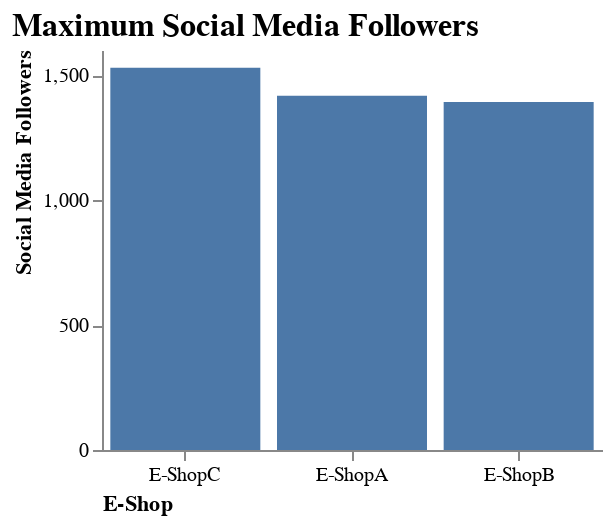

The notebook cell this image was saved under:
### Markdown cell above
## Task 4

Maximum Social Media Followers

- Show the maximum amount of social media followers for every E-shop in a descending order.
- Use the name `max_followers`

### Code cell
chart = alt.Chart(df).mark_bar().encode(
    x=alt.X('eshop_name:N').axis(
                            title='E-Shop', 
                            titleAnchor="start",
                            labelAngle=0,
                            grid=False
                            ).sort('-y'),
    y=alt.Y('max(social_media_followers):Q').axis(
                            title='Social Media Followers', 
                            titleAnchor="end",
                            grid=False
                            )
).properties(
    title='Maximum Social Media Followers',
    width= 250,
    height=200
).configure_title( 
    fontSize=16,
    font='Arial',
    anchor='start'
).configure_view(
    strokeWidth=0
)

chart

### Figure 1 — Vega-Lite specification as saved in the notebook (floating-point values rounded to 4 significant figures)
{"config": {"view": {"continuousWidth": 300, "continuousHeight": 300, "strokeWidth": 0}, "title": {"anchor": "start", "font": "Arial", "fontSize": 16}}, "data": {"name": "data-3a26c000e4862bfeb4ac3c81f7273b97"}, "mark": {"type": "bar"}, "encoding": {"x": {"axis": {"title": "E-Shop", "titleAnchor": "start", "labelAngle": 0, "grid": false}, "field": "eshop_name", "sort": "-y", "type": "nominal"}, "y": {"aggregate": "max", "axis": {"title": "Social Media Followers", "titleAnchor": "end", "grid": false}, "field": "social_media_followers", "type": "quantitative"}}, "height": 200, "title": "Maximum Social Media Followers", "width": 250, "$schema": "https://vega.github.io/schema/vega-lite/v5.8.0.json", "datasets": {"data-3a26c000e4862bfeb4ac3c81f7273b97": [{"eshop_name": "E-ShopA", "date": "2020-01-31T00:00:00", "annual_revenue": 13.35, "time_on_site": 1.09, "average_rating": 4.17, "social_media_followers": 173.8, "average_response_time": 2.35}, {"eshop_name": "E-ShopA", "date": "2020-02-29T00:00:00", "annual_revenue": 10.74, "time_on_site": 0.56, "average_rating": 4.79, "social_media_followers": 52.69, "average_response_time": 2.58}, {"eshop_name": "E-ShopA", "date": "2020-03-31T00:00:00", "annual_revenue": 11.91, "time_on_site": 0.57, "average_rating": 2.92, "social_media_followers": 141.8, "average_response_time": 1.54}, {"eshop_name": "E-ShopA", "date": "2020-04-30T00:00:00", "annual_revenue": 16.38, "time_on_site": 2.44, "average_rating": 3.68, "social_media_followers": 190.6, "average_response_time": 1.92}, {"eshop_name": "E-ShopA", "date": "2020-05-31T00:00:00", "annual_revenue": 6.52, "time_on_site": 2.07, "average_rating": 2.67, "social_media_followers": 129.5, "average_response_time": 1.49}, {"eshop_name": "E-ShopA", "date": "2020-06-30T00:00:00", "annual_revenue": 15.8, "time_on_site": 3.79, "average_rating": 4.9, "social_media_followers": 209.1, "average_response_time": 2.51}, {"eshop_name": "E-ShopA", "date": "2020-07-31T00:00:00", "annual_revenue": 20.97, "time_on_site": 2.29, "average_rating": 4.54, "social_media_followers": 313.7, "average_response_time": 2.2}, {"eshop_name": "E-ShopA", "date": "2020-08-31T00:00:00", "annual_revenue": 9.4, "time_on_site": 1.67, "average_rating": 2.02, "social_media_followers": 139.7, "average_response_time": 0.93}, {"eshop_name": "E-ShopA", "date": "2020-09-30T00:00:00", "annual_revenue": 10.09, "time_on_site": 1.67, "average_rating": 1.99, "social_media_followers": 167.7, "average_response_time": 0.85}, {"eshop_name": "E-ShopA", "date": "2020-10-31T00:00:00", "annual_revenue": 25.98, "time_on_site": 5.17, "average_rating": 5.41, "social_media_followers": 487.3, "average_response_time": 2.48}, {"eshop_name": "E-ShopA", "date": "2020-11-30T00:00:00", "annual_revenue": 18.07, "time_on_site": 3.33, "average_rating": 2.81, "social_media_followers": 328.2, "average_response_time": 1.28}, {"eshop_name": "E-ShopA", "date": "2020-12-31T00:00:00", "annual_revenue": 36.81, "time_on_site": 5.99, "average_rating": 5.58, "social_media_followers": 548.2, "average_response_time": 2.75}, {"eshop_name": "E-ShopA", "date": "2021-01-31T00:00:00", "annual_revenue": 33.28, "time_on_site": 6.63, "average_rating": 5.18, "social_media_followers": 497.5, "average_response_time": 2.32}, {"eshop_name": "E-ShopA", "date": "2021-02-28T00:00:00", "annual_revenue": 14.35, "time_on_site": 2.24, "average_rating": 1.99, "social_media_followers": 225.2, "average_response_time": 0.88}, {"eshop_name": "E-ShopA", "date": "2021-03-31T00:00:00", "annual_revenue": 32.38, "time_on_site": 5.78, "average_rating": 4.55, "social_media_followers": 556.5, "average_response_time": 1.83}, {"eshop_name": "E-ShopA", "date": "2021-04-30T00:00:00", "annual_revenue": 34.06, "time_on_site": 7.61, "average_rating": 5.45, "social_media_followers": 767.8, "average_response_time": 2.01}, {"eshop_name": "E-ShopA", "date": "2021-05-31T00:00:00", "annual_revenue": 37.03, "time_on_site": 4.61, "average_rating": 5.05, "social_media_followers": 697.1, "average_response_time": 1.82}, {"eshop_name": "E-ShopA", "date": "2021-06-30T00:00:00", "annual_revenue": 22.18, "time_on_site": 4.22, "average_rating": 3.37, "social_media_followers": 463.6, "average_response_time": 1.2}, {"eshop_name": "E-ShopA", "date": "2021-07-31T00:00:00", "annual_revenue": 36.24, "time_on_site": 5.63, "average_rating": 4.45, "social_media_followers": 694.1, "average_response_time": 1.85}, {"eshop_name": "E-ShopA", "date": "2021-08-31T00:00:00", "annual_revenue": 20.09, "time_on_site": 3.34, "average_rating": 2.57, "social_media_followers": 336.8, "average_response_time": 0.88}, {"eshop_name": "E-ShopA", "date": "2021-09-30T00:00:00", "annual_revenue": 28.98, "time_on_site": 5.27, "average_rating": 3.62, "social_media_followers": 522.5, "average_response_time": 1.36}, {"eshop_name": "E-ShopA", "date": "2021-10-31T00:00:00", "annual_revenue": 41.89, "time_on_site": 10.34, "average_rating": 5.36, "social_media_followers": 778.1, "average_response_time": 1.72}, {"eshop_name": "E-ShopA", "date": "2021-11-30T00:00:00", "annual_revenue": 57.76, "time_on_site": 8.62, "average_rating": 5.89, "social_media_followers": 961.7, "average_response_time": 2.18}, {"eshop_name": "E-ShopA", "date": "2021-12-31T00:00:00", "annual_revenue": 18.83, "time_on_site": 4.14, "average_rating": 2.11, "social_media_followers": 327.2, "average_response_time": 0.73}, {"eshop_name": "E-ShopA", "date": "2022-01-31T00:00:00", "annual_revenue": 53.2, "time_on_site": 8.08, "average_rating": 5.97, "social_media_followers": 1102.0, "average_response_time": 1.91}, {"eshop_name": "E-ShopA", "date": "2022-02-28T00:00:00", "annual_revenue": 45.74, "time_on_site": 8.64, "average_rating": 5.02, "social_media_followers": 892.1, "average_response_time": 1.56}, {"eshop_name": "E-ShopA", "date": "2022-03-31T00:00:00", "annual_revenue": 48.44, "time_on_site": 9.21, "average_rating": 5.02, "social_media_followers": 815.0, "average_response_time": 1.4}, {"eshop_name": "E-ShopA", "date": "2022-04-30T00:00:00", "annual_revenue": 48.98, "time_on_site": 9.96, "average_rating": 4.88, "social_media_followers": 868.0, "average_response_time": 1.49}, {"eshop_name": "E-ShopA", "date": "2022-05-31T00:00:00", "annual_revenue": 45.62, "time_on_site": 9.4, "average_rating": 4.5, "social_media_followers": 881.6, "average_response_time": 1.22}, {"eshop_name": "E-ShopA", "date": "2022-06-30T00:00:00", "annual_revenue": 66.27, "time_on_site": 13.79, "average_rating": 6.65, "social_media_followers": 1324.0, "average_response_time": 1.56}, {"eshop_name": "E-ShopA", "date": "2022-07-31T00:00:00", "annual_revenue": 63.04, "time_on_site": 10.41, "average_rating": 5.37, "social_media_followers": 1207.0, "average_response_time": 1.26}, {"eshop_name": "E-ShopA", "date": "2022-08-31T00:00:00", "annual_revenue": 31.29, "time_on_site": 6.02, "average_rating": 3.16, "social_media_followers": 738.2, "average_response_time": 0.8}, {"eshop_name": "E-ShopA", "date": "2022-09-30T00:00:00", "annual_revenue": 66.11, "time_on_site": 14.81, "average_rating": 6.34, "social_media_followers": 1385.0, "average_response_time": 1.83}, {"eshop_name": "E-ShopA", "date": "2022-10-31T00:00:00", "annual_revenue": 27.25, "time_on_site": 5.59, "average_rating": 2.66, "social_media_followers": 541.1, "average_response_time": 0.65}, {"eshop_name": "E-ShopA", "date": "2022-11-30T00:00:00", "annual_revenue": 61.7, "time_on_site": 10.31, "average_rating": 5.32, "social_media_followers": 1056.0, "average_response_time": 1.24}, {"eshop_name": "E-ShopA", "date": "2022-12-31T00:00:00", "annual_revenue": 74.67, "time_on_site": 12.41, "average_rating": 6.25, "social_media_followers": 1417.0, "average_response_time": 1.44}, {"eshop_name": "E-ShopB", "date": "2020-01-31T00:00:00", "annual_revenue": 7.29, "time_on_site": 0.59, "average_rating": 2.28, "social_media_followers": 94.92, "average_response_time": 1.28}, {"eshop_name": "E-ShopB", "date": "2020-02-29T00:00:00", "annual_revenue": 10.38, "time_on_site": 0.54, "average_rating": 4.63, "social_media_followers": 50.92, "average_response_time": 2.5}, {"eshop_name": "E-ShopB", "date": "2020-03-31T00:00:00", "annual_revenue": 9.49, "time_on_site": 0.45, "average_rating": 2.33, "social_media_followers": 113.0, "average_response_time": 1.23}, {"eshop_name": "E-ShopB", "date": "2020-04-30T00:00:00", "annual_revenue": 10.21, "time_on_site": 1.52, "average_rating": 2.3, "social_media_followers": 118.8, "average_response_time": 1.19}, {"eshop_name": "E-ShopB", "date": "2020-05-31T00:00:00", "annual_revenue": 10.48, "time_on_site": 3.33, "average_rating": 4.29, "social_media_followers": 208.1, "average_response_time": 2.39}, {"eshop_name": "E-ShopB", "date": "2020-06-30T00:00:00", "annual_revenue": 12.52, "time_on_site": 3.0, "average_rating": 3.88, "social_media_followers": 165.6, "average_response_time": 1.99}, {"eshop_name": "E-ShopB", "date": "2020-07-31T00:00:00", "annual_revenue": 20.23, "time_on_site": 2.21, "average_rating": 4.38, "social_media_followers": 302.7, "average_response_time": 2.13}, {"eshop_name": "E-ShopB", "date": "2020-08-31T00:00:00", "annual_revenue": 20.03, "time_on_site": 3.56, "average_rating": 4.31, "social_media_followers": 297.9, "average_response_time": 1.99}, {"eshop_name": "E-ShopB", "date": "2020-09-30T00:00:00", "annual_revenue": 20.65, "time_on_site": 3.43, "average_rating": 4.08, "social_media_followers": 343.2, "average_response_time": 1.73}, {"eshop_name": "E-ShopB", "date": "2020-10-31T00:00:00", "annual_revenue": 23.25, "time_on_site": 4.63, "average_rating": 4.84, "social_media_followers": 435.9, "average_response_time": 2.22}, {"eshop_name": "E-ShopB", "date": "2020-11-30T00:00:00", "annual_revenue": 19.02, "time_on_site": 3.51, "average_rating": 2.96, "social_media_followers": 345.4, "average_response_time": 1.35}, {"eshop_name": "E-ShopB", "date": "2020-12-31T00:00:00", "annual_revenue": 25.65, "time_on_site": 4.17, "average_rating": 3.89, "social_media_followers": 382.1, "average_response_time": 1.92}, {"eshop_name": "E-ShopB", "date": "2021-01-31T00:00:00", "annual_revenue": 31.11, "time_on_site": 6.19, "average_rating": 4.85, "social_media_followers": 465.1, "average_response_time": 2.17}, {"eshop_name": "E-ShopB", "date": "2021-02-28T00:00:00", "annual_revenue": 29.82, "time_on_site": 4.66, "average_rating": 4.14, "social_media_followers": 468.1, "average_response_time": 1.82}, {"eshop_name": "E-ShopB", "date": "2021-03-31T00:00:00", "annual_revenue": 19.91, "time_on_site": 3.55, "average_rating": 2.8, "social_media_followers": 342.2, "average_response_time": 1.13}, {"eshop_name": "E-ShopB", "date": "2021-04-30T00:00:00", "annual_revenue": 34.53, "time_on_site": 7.72, "average_rating": 5.53, "social_media_followers": 778.4, "average_response_time": 2.04}, {"eshop_name": "E-ShopB", "date": "2021-05-31T00:00:00", "annual_revenue": 19.22, "time_on_site": 2.39, "average_rating": 2.62, "social_media_followers": 361.8, "average_response_time": 0.95}, {"eshop_name": "E-ShopB", "date": "2021-06-30T00:00:00", "annual_revenue": 18.94, "time_on_site": 3.6, "average_rating": 2.87, "social_media_followers": 395.9, "average_response_time": 1.03}, {"eshop_name": "E-ShopB", "date": "2021-07-31T00:00:00", "annual_revenue": 28.1, "time_on_site": 4.37, "average_rating": 3.45, "social_media_followers": 538.1, "average_response_time": 1.44}, {"eshop_name": "E-ShopB", "date": "2021-08-31T00:00:00", "annual_revenue": 27.93, "time_on_site": 4.65, "average_rating": 3.57, "social_media_followers": 468.3, "average_response_time": 1.22}, {"eshop_name": "E-ShopB", "date": "2021-09-30T00:00:00", "annual_revenue": 17.15, "time_on_site": 3.12, "average_rating": 2.14, "social_media_followers": 309.2, "average_response_time": 0.8}, {"eshop_name": "E-ShopB", "date": "2021-10-31T00:00:00", "annual_revenue": 38.4, "time_on_site": 9.48, "average_rating": 4.92, "social_media_followers": 713.2, "average_response_time": 1.57}, {"eshop_name": "E-ShopB", "date": "2021-11-30T00:00:00", "annual_revenue": 20.59, "time_on_site": 3.07, "average_rating": 2.1, "social_media_followers": 342.9, "average_response_time": 0.78}, {"eshop_name": "E-ShopB", "date": "2021-12-31T00:00:00", "annual_revenue": 23.07, "time_on_site": 5.08, "average_rating": 2.58, "social_media_followers": 401.1, "average_response_time": 0.89}, {"eshop_name": "E-ShopB", "date": "2022-01-31T00:00:00", "annual_revenue": 27.05, "time_on_site": 4.11, "average_rating": 3.03, "social_media_followers": 560.5, "average_response_time": 0.97}, {"eshop_name": "E-ShopB", "date": "2022-02-28T00:00:00", "annual_revenue": 34.88, "time_on_site": 6.59, "average_rating": 3.83, "social_media_followers": 680.3, "average_response_time": 1.19}, {"eshop_name": "E-ShopB", "date": "2022-03-31T00:00:00", "annual_revenue": 30.02, "time_on_site": 5.71, "average_rating": 3.11, "social_media_followers": 505.2, "average_response_time": 0.87}, {"eshop_name": "E-ShopB", "date": "2022-04-30T00:00:00", "annual_revenue": 49.08, "time_on_site": 9.98, "average_rating": 4.89, "social_media_followers": 870.0, "average_response_time": 1.49}, {"eshop_name": "E-ShopB", "date": "2022-05-31T00:00:00", "annual_revenue": 25.02, "time_on_site": 5.16, "average_rating": 2.47, "social_media_followers": 483.6, "average_response_time": 0.67}, {"eshop_name": "E-ShopB", "date": "2022-06-30T00:00:00", "annual_revenue": 58.14, "time_on_site": 12.1, "average_rating": 5.83, "social_media_followers": 1161.0, "average_response_time": 1.37}, {"eshop_name": "E-ShopB", "date": "2022-07-31T00:00:00", "annual_revenue": 47.16, "time_on_site": 7.78, "average_rating": 4.02, "social_media_followers": 903.2, "average_response_time": 0.94}, {"eshop_name": "E-ShopB", "date": "2022-08-31T00:00:00", "annual_revenue": 59.03, "time_on_site": 11.36, "average_rating": 5.95, "social_media_followers": 1392.0, "average_response_time": 1.51}, {"eshop_name": "E-ShopB", "date": "2022-09-30T00:00:00", "annual_revenue": 57.93, "time_on_site": 12.98, "average_rating": 5.56, "social_media_followers": 1214.0, "average_response_time": 1.6}, {"eshop_name": "E-ShopB", "date": "2022-10-31T00:00:00", "annual_revenue": 31.13, "time_on_site": 6.39, "average_rating": 3.04, "social_media_followers": 618.3, "average_response_time": 0.74}, {"eshop_name": "E-ShopB", "date": "2022-11-30T00:00:00", "annual_revenue": 70.84, "time_on_site": 11.83, "average_rating": 6.11, "social_media_followers": 1212.0, "average_response_time": 1.42}, {"eshop_name": "E-ShopB", "date": "2022-12-31T00:00:00", "annual_revenue": 63.77, "time_on_site": 10.59, "average_rating": 5.33, "social_media_followers": 1210.0, "average_response_time": 1.23}, {"eshop_name": "E-ShopC", "date": "2020-01-31T00:00:00", "annual_revenue": 7.8, "time_on_site": 0.64, "average_rating": 2.44, "social_media_followers": 101.5, "average_response_time": 1.37}, {"eshop_name": "E-ShopC", "date": "2020-02-29T00:00:00", "annual_revenue": 10.17, "time_on_site": 0.53, "average_rating": 4.54, "social_media_followers": 49.89, "average_response_time": 2.45}, {"eshop_name": "E-ShopC", "date": "2020-03-31T00:00:00", "annual_revenue": 21.13, "time_on_site": 1.0, "average_rating": 5.19, "social_media_followers": 251.6, "average_response_time": 2.73}, {"eshop_name": "E-ShopC", "date": "2020-04-30T00:00:00", "annual_revenue": 21.77, "time_on_site": 3.24, "average_rating": 4.9, "social_media_followers": 253.3, "average_response_time": 2.55}, {"eshop_name": "E-ShopC", "date": "2020-05-31T00:00:00", "annual_revenue": 8.46, "time_on_site": 2.69, "average_rating": 3.47, "social_media_followers": 168.0, "average_response_time": 1.93}, {"eshop_name": "E-ShopC", "date": "2020-06-30T00:00:00", "annual_revenue": 17.21, "time_on_site": 4.12, "average_rating": 5.33, "social_media_followers": 227.8, "average_response_time": 2.73}, {"eshop_name": "E-ShopC", "date": "2020-07-31T00:00:00", "annual_revenue": 24.99, "time_on_site": 2.73, "average_rating": 5.41, "social_media_followers": 373.9, "average_response_time": 2.63}, {"eshop_name": "E-ShopC", "date": "2020-08-31T00:00:00", "annual_revenue": 25.1, "time_on_site": 4.46, "average_rating": 5.4, "social_media_followers": 373.2, "average_response_time": 2.5}, {"eshop_name": "E-ShopC", "date": "2020-09-30T00:00:00", "annual_revenue": 20.67, "time_on_site": 3.43, "average_rating": 4.09, "social_media_followers": 343.6, "average_response_time": 1.74}, {"eshop_name": "E-ShopC", "date": "2020-10-31T00:00:00", "annual_revenue": 15.02, "time_on_site": 2.99, "average_rating": 3.13, "social_media_followers": 281.7, "average_response_time": 1.44}, {"eshop_name": "E-ShopC", "date": "2020-11-30T00:00:00", "annual_revenue": 12.32, "time_on_site": 2.27, "average_rating": 1.92, "social_media_followers": 223.8, "average_response_time": 0.87}, {"eshop_name": "E-ShopC", "date": "2020-12-31T00:00:00", "annual_revenue": 16.27, "time_on_site": 2.65, "average_rating": 2.47, "social_media_followers": 242.3, "average_response_time": 1.22}, {"eshop_name": "E-ShopC", "date": "2021-01-31T00:00:00", "annual_revenue": 24.35, "time_on_site": 4.85, "average_rating": 3.79, "social_media_followers": 364.0, "average_response_time": 1.7}, {"eshop_name": "E-ShopC", "date": "2021-02-28T00:00:00", "annual_revenue": 14.82, "time_on_site": 2.31, "average_rating": 2.06, "social_media_followers": 232.5, "average_response_time": 0.91}, {"eshop_name": "E-ShopC", "date": "2021-03-31T00:00:00", "annual_revenue": 18.86, "time_on_site": 3.37, "average_rating": 2.65, "social_media_followers": 324.2, "average_response_time": 1.07}, {"eshop_name": "E-ShopC", "date": "2021-04-30T00:00:00", "annual_revenue": 28.54, "time_on_site": 6.38, "average_rating": 4.57, "social_media_followers": 643.3, "average_response_time": 1.69}, {"eshop_name": "E-ShopC", "date": "2021-05-31T00:00:00", "annual_revenue": 27.21, "time_on_site": 3.39, "average_rating": 3.71, "social_media_followers": 512.2, "average_response_time": 1.34}, {"eshop_name": "E-ShopC", "date": "2021-06-30T00:00:00", "annual_revenue": 27.9, "time_on_site": 5.31, "average_rating": 4.24, "social_media_followers": 583.3, "average_response_time": 1.52}, {"eshop_name": "E-ShopC", "date": "2021-07-31T00:00:00", "annual_revenue": 23.72, "time_on_site": 3.69, "average_rating": 2.91, "social_media_followers": 454.3, "average_response_time": 1.21}, {"eshop_name": "E-ShopC", "date": "2021-08-31T00:00:00", "annual_revenue": 16.58, "time_on_site": 2.76, "average_rating": 2.12, "social_media_followers": 278.0, "average_response_time": 0.72}, {"eshop_name": "E-ShopC", "date": "2021-09-30T00:00:00", "annual_revenue": 47.0, "time_on_site": 8.54, "average_rating": 5.86, "social_media_followers": 847.2, "average_response_time": 2.2}, {"eshop_name": "E-ShopC", "date": "2021-10-31T00:00:00", "annual_revenue": 44.3, "time_on_site": 10.94, "average_rating": 5.67, "social_media_followers": 822.9, "average_response_time": 1.82}, {"eshop_name": "E-ShopC", "date": "2021-11-30T00:00:00", "annual_revenue": 49.79, "time_on_site": 7.43, "average_rating": 5.08, "social_media_followers": 829.0, "average_response_time": 1.88}, {"eshop_name": "E-ShopC", "date": "2021-12-31T00:00:00", "annual_revenue": 40.87, "time_on_site": 8.99, "average_rating": 4.58, "social_media_followers": 710.4, "average_response_time": 1.58}, {"eshop_name": "E-ShopC", "date": "2022-01-31T00:00:00", "annual_revenue": 53.32, "time_on_site": 8.1, "average_rating": 5.98, "social_media_followers": 1105.0, "average_response_time": 1.92}, {"eshop_name": "E-ShopC", "date": "2022-02-28T00:00:00", "annual_revenue": 29.99, "time_on_site": 5.67, "average_rating": 3.29, "social_media_followers": 584.8, "average_response_time": 1.02}, {"eshop_name": "E-ShopC", "date": "2022-03-31T00:00:00", "annual_revenue": 21.0, "time_on_site": 3.99, "average_rating": 2.18, "social_media_followers": 353.3, "average_response_time": 0.61}, {"eshop_name": "E-ShopC", "date": "2022-04-30T00:00:00", "annual_revenue": 56.89, "time_on_site": 11.57, "average_rating": 5.67, "social_media_followers": 1008.0, "average_response_time": 1.73}, {"eshop_name": "E-ShopC", "date": "2022-05-31T00:00:00", "annual_revenue": 44.04, "time_on_site": 9.08, "average_rating": 4.34, "social_media_followers": 851.2, "average_response_time": 1.18}, {"eshop_name": "E-ShopC", "date": "2022-06-30T00:00:00", "annual_revenue": 53.14, "time_on_site": 11.06, "average_rating": 5.33, "social_media_followers": 1061.0, "average_response_time": 1.25}, {"eshop_name": "E-ShopC", "date": "2022-07-31T00:00:00", "annual_revenue": 32.56, "time_on_site": 5.37, "average_rating": 2.78, "social_media_followers": 623.7, "average_response_time": 0.65}, {"eshop_name": "E-ShopC", "date": "2022-08-31T00:00:00", "annual_revenue": 64.83, "time_on_site": 12.48, "average_rating": 6.54, "social_media_followers": 1529.0, "average_response_time": 1.66}, {"eshop_name": "E-ShopC", "date": "2022-09-30T00:00:00", "annual_revenue": 31.7, "time_on_site": 7.1, "average_rating": 3.04, "social_media_followers": 664.3, "average_response_time": 0.88}, {"eshop_name": "E-ShopC", "date": "2022-10-31T00:00:00", "annual_revenue": 27.09, "time_on_site": 5.56, "average_rating": 2.65, "social_media_followers": 538.0, "average_response_time": 0.64}, {"eshop_name": "E-ShopC", "date": "2022-11-30T00:00:00", "annual_revenue": 56.59, "time_on_site": 9.45, "average_rating": 4.88, "social_media_followers": 968.4, "average_response_time": 1.13}, {"eshop_name": "E-ShopC", "date": "2022-12-31T00:00:00", "annual_revenue": 66.5, "time_on_site": 11.05, "average_rating": 5.56, "social_media_followers": 1262.0, "average_response_time": 1.28}]}}
